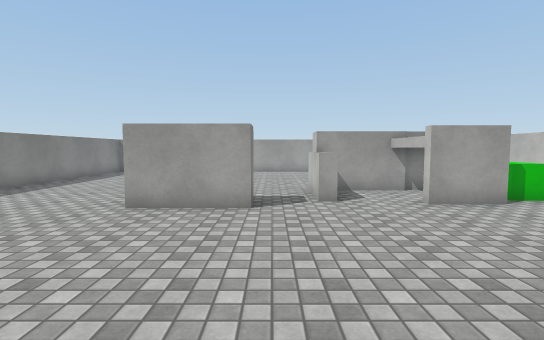
view 1 (above)

14 first-person views from a walk through a Unity game level. The camera is 1.4 m above the floor, tilts 4° down and sees 85° across. The floor is counted in squares, 1 m on a side. Each view is taken from the middle of a square. On the plan, view 1 faces up. The plan holds only what a view shows up to about 14 squares ahead; the rest is blank. The player character is not drawn. Surface patterns are stand-ins for the level's own textures.

view 2
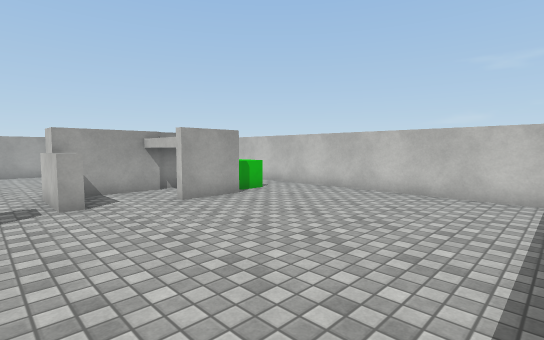

view 3
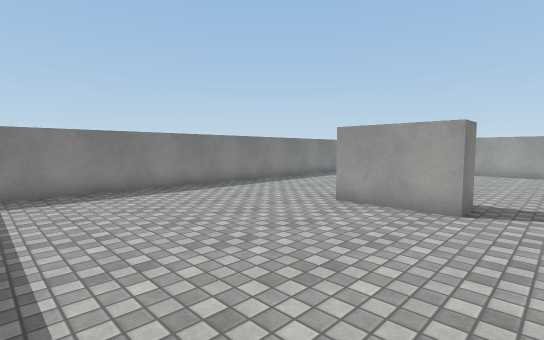

view 4
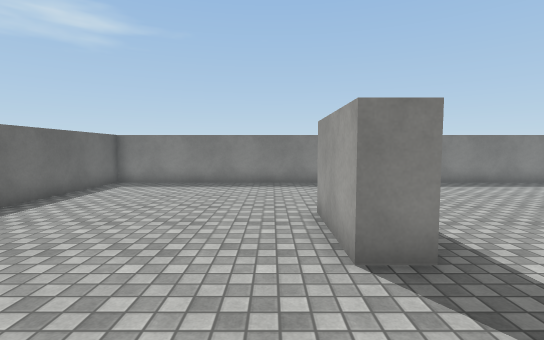

view 5
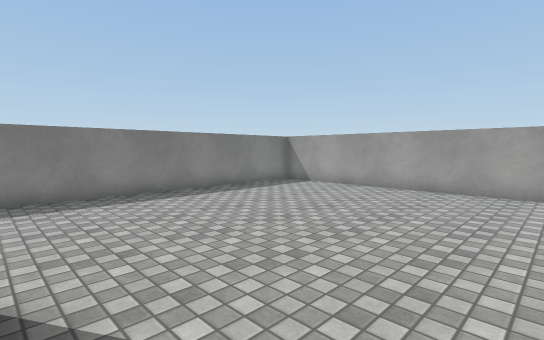

view 6
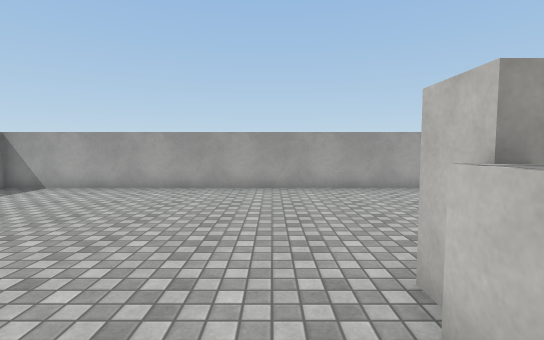

view 7
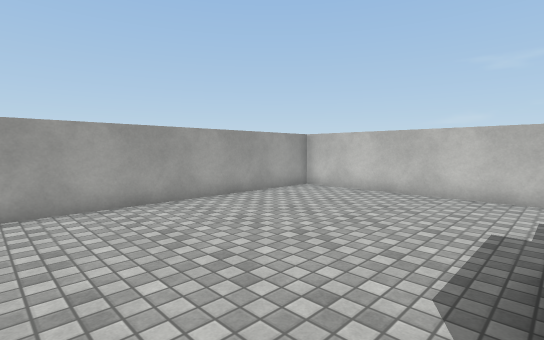

view 8
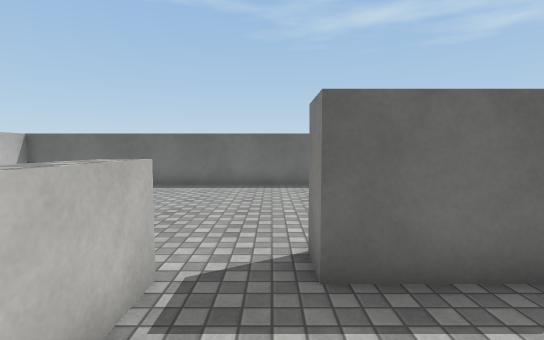

view 9
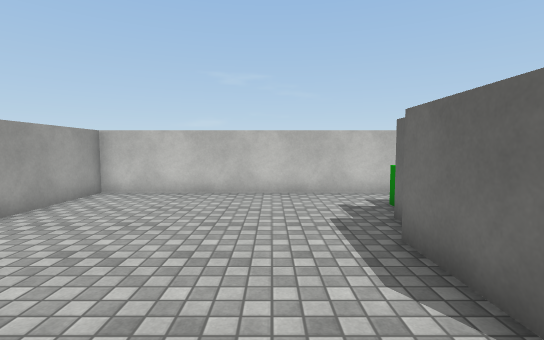

view 10
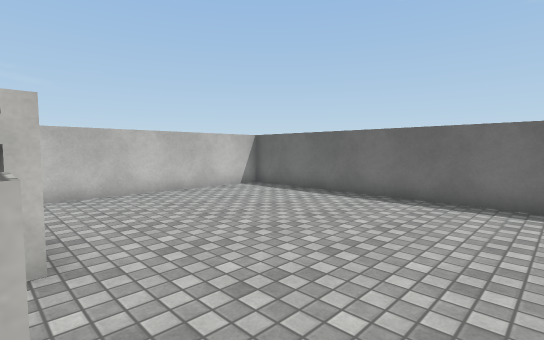

view 11
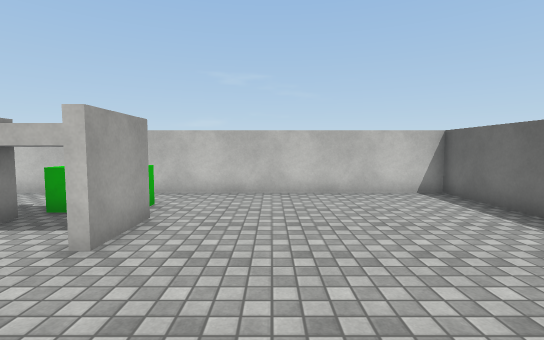

view 12
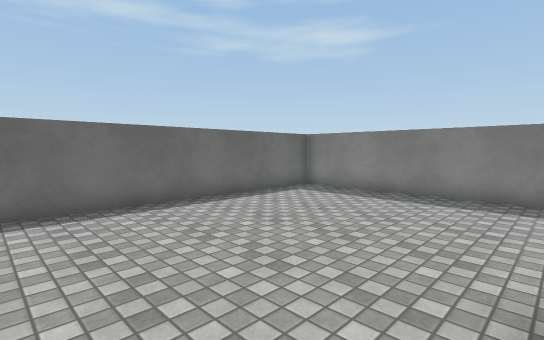

view 13
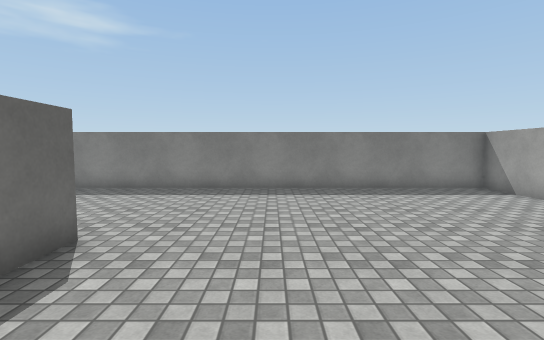

view 14
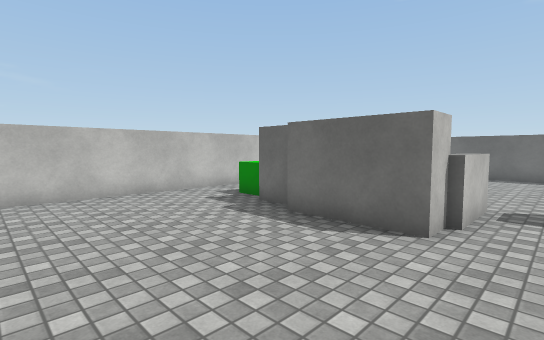

### Floor plan
Points are (right, up) in squares from view 1. A wall is a line through its corners. A room is listed if a view was taken in it or the views show most of it. See-through windows are left out.
Room 1 (views 1, 2, 3, 4, 5, 6, 7, 8, 9, 10, 11, 12, 13, 14)
walls: (1.9, 7.9) (1.2, 7.9) (1.2, 10.1); (-3.5, 8) (-0.5, 8) (-0.5, 7) (-3.5, 7); (4.6, 10) (1.5, 10) (1.5, 11) (4.5, 11); (4.9, 10.5) (6, 10.5); (6.1, 7.5) (4, 7.5) (4, 10); (-9.5, -0.5) (9.5, -0.5) (9.5, 18.5) (-9.5, 18.5) (-9.5, -0.5)
objects: other object (7, 8) to (7, 10)

Where each view was taken, in squares from view 1:
view 1: 0 up, 0 right, facing up
view 2: 0 up, 0 right, facing up-right
view 3: 0 up, 1 right, facing up-left
view 4: 6 up, 3 right, facing left
view 5: 8 up, 0 right, facing up-left
view 6: 8 up, 0 right, facing up
view 7: 11 up, 0 right, facing up-right
view 8: 11 up, 0 right, facing down
view 9: 13 up, 0 right, facing right
view 10: 8 up, 0 right, facing down-right
view 11: 5 up, 0 right, facing right
view 12: 7 up, 0 right, facing down-left
view 13: 11 up, 1 right, facing left
view 14: 16 up, 0 right, facing down-right
